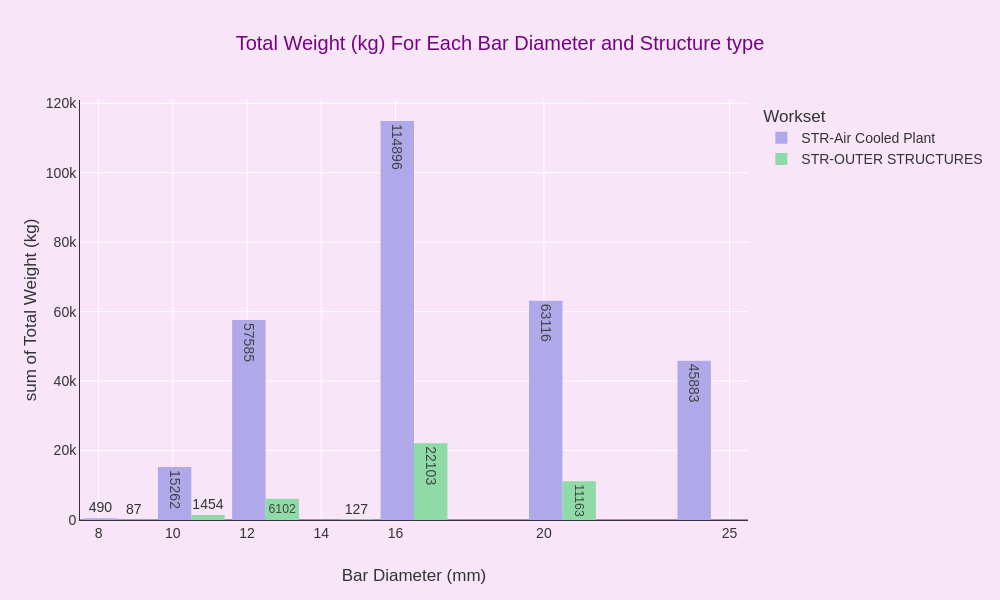

The code cell stored with this chart in its notebook:
### Markdown cell above
### CHART 7: Each Bar Diameter Total Weight Per Structure Type

### Code cell
fig_weight = px.histogram(
    df,
    x='Bar Diameter Num',
    y='WEIGHT IN KG',
    color='Workset',
    histfunc='sum',            # Adds up the weights instead of counting rows
    barmode='group',           # Places the Workset bars side-by-side
    title='Total Weight (kg) For Each Bar Diameter and Structure type',
    labels={
        'Bar Diameter Num': 'Bar Diameter (mm)',
        'WEIGHT IN KG': 'Total Weight (kg)'
    },
    text_auto='.0f',           # Displays the sum rounded to 0 decimal places for clean reading
    width=1000,                 
    height=600                 
)

# 3. Clean up the layout and force exact X-axis ticks
fig_weight.update_layout(bargap=0.1)
fig_weight.update_xaxes(tickvals=unique_diameters)

# Display the chart
fig_weight.show()

### Figure 1 — Plotly figure (JSON) as saved in the notebook; plotly's stock layout.template omitted (floating-point values rounded to 4 significant figures; data arrays with more than 128 entries replaced by an {"elided": "..."} marker saying what was removed)
{"data": [{"alignmentgroup": "True", "bingroup": "x", "histfunc": "sum", "hovertemplate": "Workset=STR-Air Cooled Plant<br>Bar Diameter (mm)=%{x}<br>sum of Total Weight (kg)=%{y}<extra></extra>", "legendgroup": "STR-Air Cooled Plant", "marker": {"color": "#AFA9E9", "pattern": {"shape": ""}}, "name": "STR-Air Cooled Plant", "offsetgroup": "STR-Air Cooled Plant", "orientation": "v", "showlegend": true, "texttemplate": "%{value:.0f}", "type": "histogram", "x": {"elided": "4018 int values"}, "xaxis": "x", "y": {"elided": "4018 float values"}, "yaxis": "y"}, {"alignmentgroup": "True", "bingroup": "x", "histfunc": "sum", "hovertemplate": "Workset=STR-OUTER STRUCTURES<br>Bar Diameter (mm)=%{x}<br>sum of Total Weight (kg)=%{y}<extra></extra>", "legendgroup": "STR-OUTER STRUCTURES", "marker": {"color": "#8FDBA8", "pattern": {"shape": ""}}, "name": "STR-OUTER STRUCTURES", "offsetgroup": "STR-OUTER STRUCTURES", "orientation": "v", "showlegend": true, "texttemplate": "%{value:.0f}", "type": "histogram", "x": {"elided": "1991 int values"}, "xaxis": "x", "y": {"elided": "1991 float values"}, "yaxis": "y"}], "layout": {"bargap": 0.1, "barmode": "group", "height": 600, "legend": {"title": {"text": "Workset"}, "tracegroupgap": 0}, "title": {"text": "Total Weight (kg) For Each Bar Diameter and Structure type"}, "width": 1000, "xaxis": {"anchor": "y", "domain": [0, 1], "tickvals": [8, 10, 12, 14, 16, 20, 25], "title": {"text": "Bar Diameter (mm)"}}, "yaxis": {"anchor": "x", "domain": [0, 1], "title": {"text": "sum of Total Weight (kg)"}}}}
